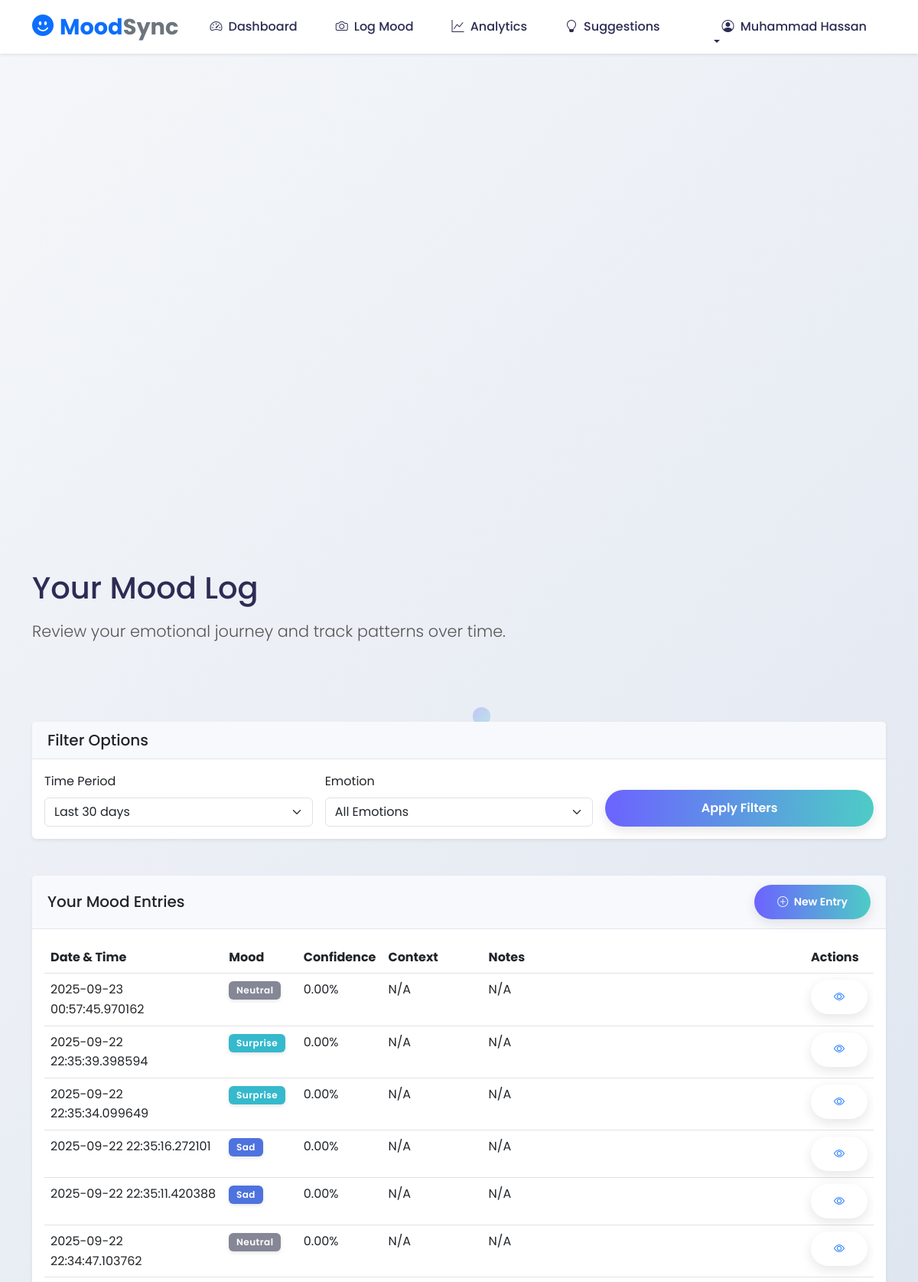
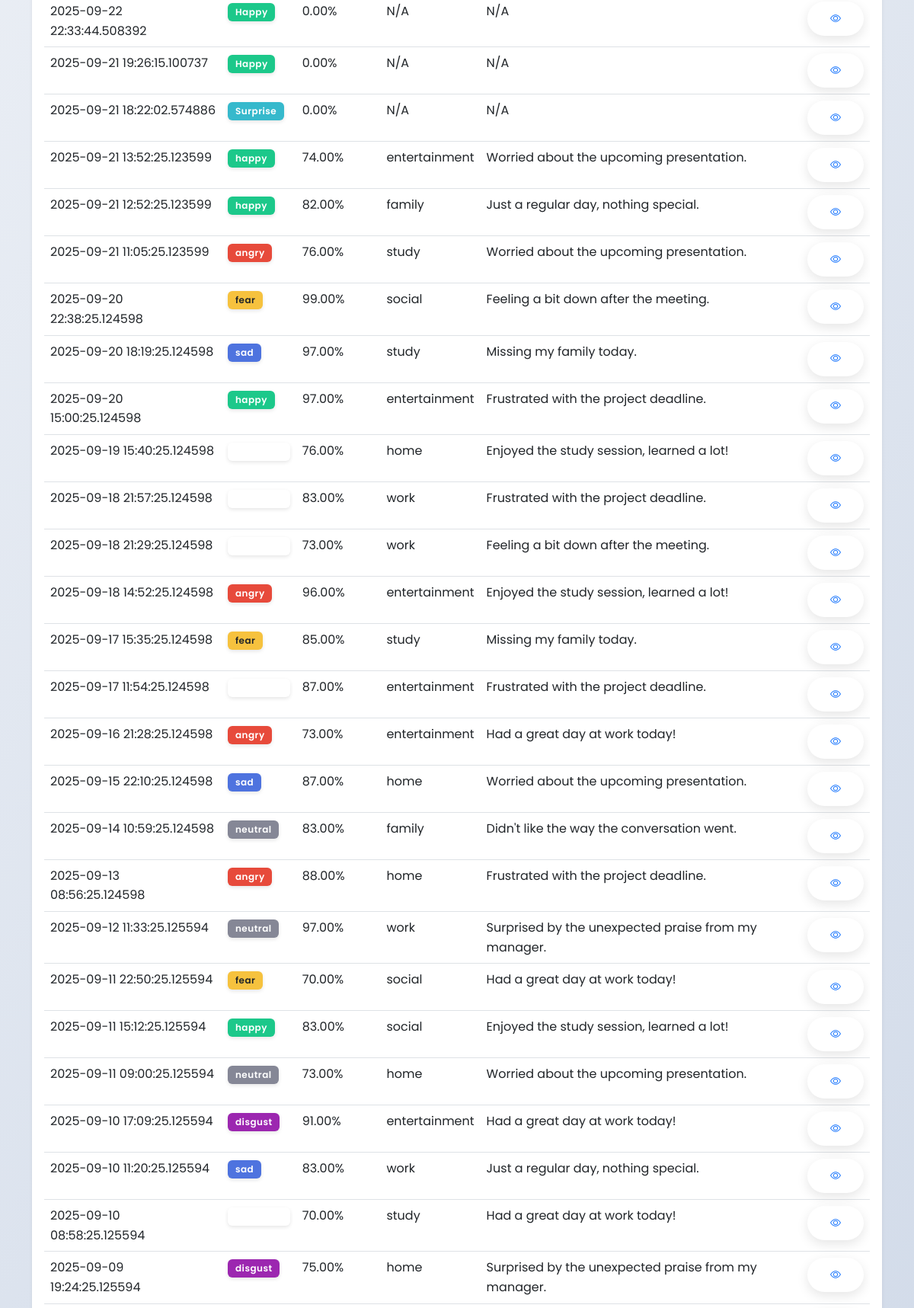
The app's page /mood_log (signed in, upper part) with its own data (2 pictures, top to bottom).
### tables this page shows
CREATE TABLE moods (
                    id INTEGER PRIMARY KEY AUTOINCREMENT,
                    user_id INTEGER DEFAULT 1,
                    detected_emotion VARCHAR(50),
                    confidence_score FLOAT,
                    manual_mood VARCHAR(50),
                    intensity INTEGER,
                    notes TEXT,
                    context VARCHAR(100),
                    image_path VARCHAR(255),
                    timestamp TIMESTAMP DEFAULT CURRENT_TIMESTAMP,
                    FOREIGN KEY (user_id) REFERENCES users (id)
                );

### app.py (the view)
@app.route('/mood_log')
@login_required
def mood_log():
    user_id = session.get('user_id')
    days = request.args.get('days', 30, type=int)
    mood_entries = db_manager.get_mood_history(user_id=user_id, days=days)
    return render_template('mood_log.html', mood_entries=mood_entries, days=days)

### app.py (called while the page is built)
def login_required(f):
    @wraps(f)
    def decorated_function(*args, **kwargs):
        if 'user_id' not in session:
            flash('Please log in to access this page', 'warning')
            return redirect(url_for('login', next=request.url))
        return f(*args, **kwargs)
    return decorated_function

### models/database.py (called while the page is built)
    def get_mood_history(self, user_id=1, days=7, limit=None):
        with sqlite3.connect(self.db_path) as conn:
            conn.row_factory = sqlite3.Row
            cursor = conn.cursor()
            query = '''
                SELECT * FROM moods
                WHERE user_id = ? AND timestamp >= datetime('now', '-' || ? || ' days')
                ORDER BY timestamp DESC
            '''
            if limit:
                query += f" LIMIT {limit}"
            cursor.execute(query, (user_id, days))
            return [dict(row) for row in cursor.fetchall()]

### templates/mood_log.html (shortened to what this page needs)
{% extends 'base.html' %}
{% block content %}
<section class="header-section">
    <div class="dashboard-header">
        <div class="dashboard-bg">
            <div class="dashboard-bg-circle circle-1"></div>
            <div class="dashboard-bg-circle circle-2"></div>
            <div class="dashboard-bg-circle circle-3"></div>
        </div>
        <div class="particles-container" id="particles"></div>
        <div class="container">
            <div class="row mb-4">
                <div class="col">
                    <h1 class="mb-3 fade-in">Your Mood Log</h1>
                    <p class="lead fade-in">Review your emotional journey and track patterns over time.</p>
                </div>
            </div>
        </div>
    </div>
</section>
<div class="container py-4">
    <div class="row mb-4">
        <div class="col-12">
            <div class="card shadow-sm slide-up">
                <div class="card-header d-flex justify-content-between align-items-center flex-wrap gap-2">
                    <h5 class="mb-0">Filter Options</h5>
                </div>
                <div class="card-body collapse d-md-block" id="filterCollapse">
                    <form action="{{ url_for('mood_log') }}" method="get" class="row g-3">
                        <div class="col-md-4 col-sm-6">
                            <label for="days" class="form-label">Time Period</label>
                            <select class="form-select" id="days" name="days" onchange="this.form.submit()">
                                <option value="30" {% if days==30 %}selected{% endif %}>Last 30 days</option>
                            </select>
                        </div>
                        <div class="col-md-4 col-sm-6">
                            <label for="emotion" class="form-label">Emotion</label>
                            <select class="form-select" id="emotion" name="emotion">
                                <option value="">All Emotions</option>
                            </select>
                        </div>
                        <div class="col-md-4 col-12 d-flex align-items-end">
                            <button type="submit" class="btn btn-primary w-100">Apply Filters</button>
                        </div>
                    </form>
                </div>
            </div>
        </div>
    </div>
    <div class="row mb-4">
        <div class="col-12">
            <div class="card shadow-sm slide-up">
                <div class="card-header d-flex justify-content-between align-items-center flex-wrap gap-2">
                    <h5 class="mb-0">Your Mood Entries</h5>
                    <a href="{{ url_for('mood_logger') }}" class="btn btn-sm btn-primary">
                        <i class="bi bi-plus-circle me-1"></i> New Entry
                    </a>
                </div>
                <div class="card-body">
                    {% if mood_entries %}
                    <div class="table-responsive">
                        <table class="table table-hover">
                            <thead>
                                <tr>
                                    <th>Date & Time</th>
                                    <th>Mood</th>
                                    <th class="d-none d-md-table-cell">Confidence</th>
                                    <th class="d-none d-lg-table-cell">Context</th>
                                    <th class="d-none d-md-table-cell">Notes</th>
                                    <th>Actions</th>
                                </tr>
                            </thead>
                            <tbody>
                                {% for entry in mood_entries %}
                                <tr>
                                    <td>{{ entry.timestamp }}</td>
                                    <td>
                                        <span class="badge bg-{{ entry.detected_emotion.lower() }}">{{
                                            entry.detected_emotion }}</span>
                                    </td>
                                    <td class="d-none d-md-table-cell">
                                        {% if entry.confidence_score is not none %}
                                        {{ "%.2f"|format(entry.confidence_score * 100) }}%
                                        {% else %}
                                        N/A
                                        {% endif %}
                                    </td>
                                    <td class="d-none d-lg-table-cell">{{ entry.context or 'N/A' }}</td>
                                    <td class="d-none d-md-table-cell">{{ entry.notes or 'N/A' }}</td>
                                    <td>
                                        <button class="btn btn-sm btn-outline-primary view-details"
                                            data-entry-id="{{ entry.id }}">
                                            <i class="bi bi-eye"></i>
                                        </button>
                                    </td>
                                </tr>
                                {% endfor %}
                            </tbody>
                        </table>
                    </div>
                    {% else %}
                    <div class="alert alert-info">
                        <i class="bi bi-info-circle me-2"></i> No mood entries found for the selected time period.
                        <a href="{{ url_for('mood_logger') }}" class="alert-link">Log your first mood!</a>
                    </div>
                    {% endif %}
                </div>
            </div>
        </div>
    </div>
</div>
{% endblock %}

### templates/base.html (shortened to what this page needs)
<!DOCTYPE html>
<html lang="en">
<head>
    <link href="https://cdn.jsdelivr.net/npm/bootstrap@5.3.0/dist/css/bootstrap.min.css" rel="stylesheet">
    <link rel="stylesheet" href="https://cdn.jsdelivr.net/npm/bootstrap-icons@1.10.0/font/bootstrap-icons.css">
    <link href="{{ url_for('static', filename='css/style.css') }}" rel="stylesheet">
    <link href="{{ url_for('static', filename='css/main.css') }}" rel="stylesheet">
</head>
<body class="fade-in">
    <nav class="navbar navbar-expand-lg navbar-light bg-white shadow-sm sticky-top">
        <div class="container">
            <a class="navbar-brand d-flex align-items-center" href="{{ url_for('index') }}">
                <i class="bi bi-emoji-smile-fill text-primary me-2 fs-3"></i>
                <span class="fw-bold text-primary">Mood</span><span class="fw-bold text-secondary">Sync</span>
            </a>
            <div class="collapse navbar-collapse" id="navbarNav">
                {% if session.user_id %}
                <ul class="navbar-nav me-auto">
                    <li class="nav-item">
                        <a class="nav-link {% if request.endpoint == 'dashboard' %}active{% endif %}"
                            href="{{ url_for('dashboard') }}">
                            <i class="bi bi-speedometer2 me-1"></i> Dashboard
                        </a>
                    </li>
                    <li class="nav-item">
                        <a class="nav-link {% if request.endpoint == 'mood_logger' %}active{% endif %}"
                            href="{{ url_for('mood_logger') }}">
                            <i class="bi bi-camera me-1"></i> Log Mood
                        </a>
                    </li>
                    <li class="nav-item">
                        <a class="nav-link {% if request.endpoint == 'analytics' %}active{% endif %}"
                            href="{{ url_for('analytics') }}">
                            <i class="bi bi-graph-up me-1"></i> Analytics
                        </a>
                    </li>
                    <li class="nav-item">
                        <a class="nav-link {% if request.endpoint == 'suggestions' %}active{% endif %}"
                            href="{{ url_for('suggestions') }}">
                            <i class="bi bi-lightbulb me-1"></i> Suggestions
                        </a>
                    </li>
                </ul>
                <ul class="navbar-nav ms-auto">
                    <li class="nav-item dropdown">
                        <a class="nav-link dropdown-toggle" href="#" id="navbarDropdown" role="button"
                            data-bs-toggle="dropdown" aria-expanded="false">
                            <i class="bi bi-person-circle me-1"></i> {{ session.first_name or session.username or
                            'Account' }}
                        </a>
                    </li>
                </ul>
                {% endif %}
            </div>
        </div>
    </nav>
    <main>
        {% block content %}{% endblock %}
    </main>
</body>
</html>

### static/css/style.css (style rules this page uses)
:root { --primary: #6c63ff; --secondary: #4dccc6; --accent: #ff6b6b; --dark: #2c2c54; --light: #f7f7f7; --gradient-primary: linear-gradient(135deg, #6c63ff 0%, #4dccc6 100%); --gradient-secondary: linear-gradient(135deg, #4dccc6 0%, #6c63ff 100%); --primary-color: #6c63ff; --secondary-color: #858796; --success-color: #1cc88a; --info-color: #36b9cc; --warning-color: #f6c23e; --danger-color: #e74a3b; --light-color: #f8f9fc; --dark-color: #5a5c69; --angry-color: #e74a3b; --disgust-color: #9c27b0; --fear-color: #f6c23e; --happy-color: #1cc88a; --neutral-color: #858796; --sad-color: #4e73df; --surprise-color: #36b9cc; --animation-slow: 1s; --animation-medium: 0.5s; --animation-fast: 0.3s; }
body { font-family: 'Poppins', -apple-system, BlinkMacSystemFont, "Segoe UI", Roboto, "Helvetica Neue", Arial, sans-serif; background: linear-gradient(135deg, #f5f7fa 0%, #c3cfe2 100%); min-height: 100vh; color: var(--dark); overflow-x: hidden; line-height: 1.6; transition: background-color var(--animation-medium) ease; }
.container { padding-top: 1.5rem; padding-bottom: 1.5rem; }
.fade-in { animation: fadeIn var(--animation-medium) ease-in; }
.slide-up { animation: slideInUp var(--animation-medium) ease-out; }
.card { border: none; border-radius: 0.35rem; box-shadow: 0 0.15rem 1.75rem 0 rgba(58, 59, 69, 0.15); margin-bottom: 1.5rem; transition: transform var(--animation-medium) ease, box-shadow var(--animation-medium) ease; }
.card-header { background-color: #f8f9fc; border-bottom: 1px solid #e3e6f0; padding: 0.75rem 1.25rem; transition: background-color var(--animation-medium) ease; }
.navbar { box-shadow: 0 0.15rem 1.75rem 0 rgba(58, 59, 69, 0.15); background-color: white; transition: background-color var(--animation-medium) ease; position: sticky; top: 0; z-index: 1000; }
.navbar-brand { font-weight: 700; color: var(--primary-color); transition: color var(--animation-fast) ease; }
.nav-link { position: relative; transition: color var(--animation-fast) ease; }
.nav-link:after { content: ''; position: absolute; width: 0; height: 2px; bottom: 0; left: 0; background-color: var(--primary-color); transition: width var(--animation-medium) ease; }
.badge { transition: transform var(--animation-fast) ease, box-shadow var(--animation-fast) ease; padding: 0.5em 0.8em; font-weight: 600; letter-spacing: 0.5px; box-shadow: 0 2px 5px rgba(0, 0, 0, 0.1); }
.badge.bg-happy { background-color: var(--happy-color) !important; background-image: linear-gradient(135deg, var(--happy-color), lighten(var(--happy-color), 15%)); }
.badge.bg-sad { background-color: var(--sad-color) !important; background-image: linear-gradient(135deg, var(--sad-color), lighten(var(--sad-color), 15%)); }
.badge.bg-angry { background-color: var(--angry-color) !important; background-image: linear-gradient(135deg, var(--angry-color), lighten(var(--angry-color), 15%)); }
.badge.bg-neutral { background-color: var(--neutral-color) !important; background-image: linear-gradient(135deg, var(--neutral-color), lighten(var(--neutral-color), 15%)); }
.badge.bg-fear { background-color: var(--fear-color) !important; background-image: linear-gradient(135deg, var(--fear-color), lighten(var(--fear-color), 15%)); }
.badge.bg-disgust { background-color: var(--disgust-color) !important; background-image: linear-gradient(135deg, var(--disgust-color), lighten(var(--disgust-color), 15%)); }
.badge.bg-surprise { background-color: var(--surprise-color) !important; background-image: linear-gradient(135deg, var(--surprise-color), lighten(var(--surprise-color), 15%)); }
.fade-in { animation: fadeIn 0.5s ease-in; }

### static/css/main.css (style rules this page uses)
.bg-angry { background-color: var(--angry-color); color: white; }
.bg-disgust { background-color: var(--disgust-color); color: white; }
.bg-fear { background-color: var(--fear-color); color: #212529; }
.bg-happy { background-color: var(--happy-color); color: white; }
.bg-neutral { background-color: var(--neutral-color); color: white; }
.bg-sad { background-color: var(--sad-color); color: white; }
.bg-surprise { background-color: var(--surprise-color); color: white; }

### records on screen
moods: timestamp "2025-09-23 00:57:45.970162", detected_emotion "Neutral", entry.confidence_score*100 "0.00", context "N/A", notes "N/A"
moods: timestamp "2025-09-22 22:35:39.398594", detected_emotion "Surprise", entry.confidence_score*100 "0.00", context "N/A", notes "N/A"
moods: timestamp "2025-09-22 22:35:34.099649", detected_emotion "Surprise", entry.confidence_score*100 "0.00", context "N/A", notes "N/A"
moods: timestamp "2025-09-22 22:35:16.272101", detected_emotion "Sad", entry.confidence_score*100 "0.00", context "N/A", notes "N/A"
moods: timestamp "2025-09-22 22:35:11.420388", detected_emotion "Sad", entry.confidence_score*100 "0.00", context "N/A", notes "N/A"
moods: timestamp "2025-09-22 22:34:47.103762", detected_emotion "Neutral", entry.confidence_score*100 "0.00", context "N/A", notes "N/A"
moods: timestamp "2025-09-22 22:33:44.508392", detected_emotion "Happy", entry.confidence_score*100 "0.00", context "N/A", notes "N/A"
moods: timestamp "2025-09-21 19:26:15.100737", detected_emotion "Happy", entry.confidence_score*100 "0.00", context "N/A", notes "N/A"
moods: timestamp "2025-09-21 18:22:02.574886", detected_emotion "Surprise", entry.confidence_score*100 "0.00", context "N/A", notes "N/A"
moods: timestamp "2025-09-21 13:52:25.123599", detected_emotion "happy", entry.confidence_score*100 "74.00", context "entertainment", notes "Worried about the upcoming presentation."
moods: timestamp "2025-09-21 12:52:25.123599", detected_emotion "happy", entry.confidence_score*100 "82.00", context "family", notes "Just a regular day, nothing special."
moods: timestamp "2025-09-21 11:05:25.123599", detected_emotion "angry", entry.confidence_score*100 "76.00", context "study", notes "Worried about the upcoming presentation."
moods: timestamp "2025-09-20 22:38:25.124598", detected_emotion "fear", entry.confidence_score*100 "99.00", context "social", notes "Feeling a bit down after the meeting."
moods: timestamp "2025-09-20 18:19:25.124598", detected_emotion "sad", entry.confidence_score*100 "97.00", context "study", notes "Missing my family today."
moods: timestamp "2025-09-20 15:00:25.124598", detected_emotion "happy", entry.confidence_score*100 "97.00", context "entertainment", notes "Frustrated with the project deadline."
moods: timestamp "2025-09-19 15:40:25.124598", entry.confidence_score*100 "76.00", context "home", notes "Enjoyed the study session, learned a lot!"
moods: timestamp "2025-09-18 21:57:25.124598", entry.confidence_score*100 "83.00", context "work", notes "Frustrated with the project deadline."
moods: timestamp "2025-09-18 21:29:25.124598", entry.confidence_score*100 "73.00", context "work", notes "Feeling a bit down after the meeting."
moods: timestamp "2025-09-18 14:52:25.124598", detected_emotion "angry", entry.confidence_score*100 "96.00", context "entertainment", notes "Enjoyed the study session, learned a lot!"
moods: timestamp "2025-09-17 15:35:25.124598", detected_emotion "fear", entry.confidence_score*100 "85.00", context "study", notes "Missing my family today."
moods: timestamp "2025-09-17 11:54:25.124598", entry.confidence_score*100 "87.00", context "entertainment", notes "Frustrated with the project deadline."
moods: timestamp "2025-09-16 21:28:25.124598", detected_emotion "angry", entry.confidence_score*100 "73.00", context "entertainment", notes "Had a great day at work today!"
moods: timestamp "2025-09-15 22:10:25.124598", detected_emotion "sad", entry.confidence_score*100 "87.00", context "home", notes "Worried about the upcoming presentation."
moods: timestamp "2025-09-14 10:59:25.124598", detected_emotion "neutral", entry.confidence_score*100 "83.00", context "family", notes "Didn't like the way the conversation went."
moods: timestamp "2025-09-13 08:56:25.124598", detected_emotion "angry", entry.confidence_score*100 "88.00", context "home", notes "Frustrated with the project deadline."
moods: timestamp "2025-09-12 11:33:25.125594", detected_emotion "neutral", entry.confidence_score*100 "97.00", context "work", notes "Surprised by the unexpected praise from my manager."
moods: timestamp "2025-09-11 22:50:25.125594", detected_emotion "fear", entry.confidence_score*100 "70.00", context "social", notes "Had a great day at work today!"
moods: timestamp "2025-09-11 15:12:25.125594", detected_emotion "happy", entry.confidence_score*100 "83.00", context "social", notes "Enjoyed the study session, learned a lot!"
moods: timestamp "2025-09-11 09:00:25.125594", detected_emotion "neutral", entry.confidence_score*100 "73.00", context "home", notes "Worried about the upcoming presentation."
moods: timestamp "2025-09-10 17:09:25.125594", detected_emotion "disgust", entry.confidence_score*100 "91.00", context "entertainment", notes "Had a great day at work today!"
moods: timestamp "2025-09-10 11:20:25.125594", detected_emotion "sad", entry.confidence_score*100 "83.00", context "work", notes "Just a regular day, nothing special."
moods: timestamp "2025-09-10 08:58:25.125594", entry.confidence_score*100 "70.00", context "study", notes "Had a great day at work today!"
moods: timestamp "2025-09-09 19:24:25.125594", detected_emotion "disgust", entry.confidence_score*100 "75.00", context "home", notes "Surprised by the unexpected praise from my manager."
